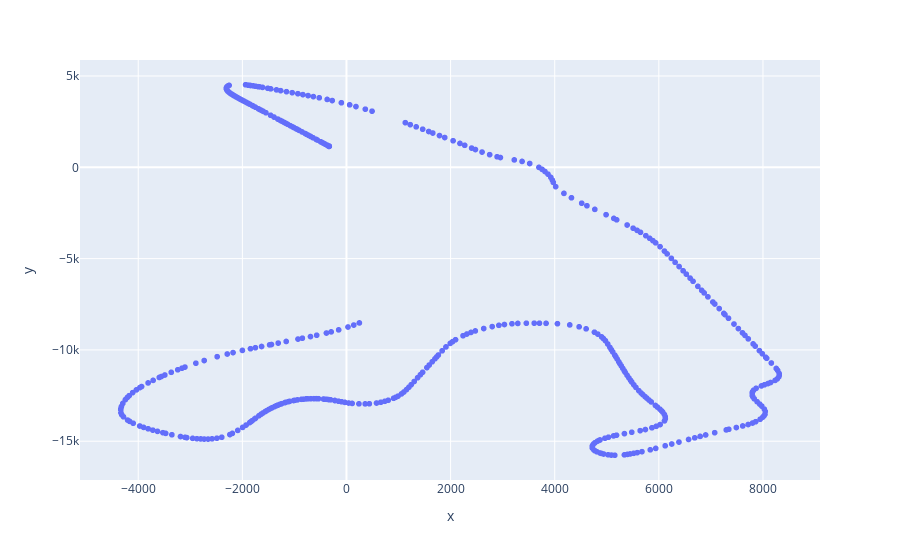

The notebook cell this image was saved under:
### Code cell
from plotly import express as px
df_temp = df[(df["DriverNo"] == "44") | (df["DriverNo_pos"] == "44")].iloc[22000:23500]
px.scatter(x = df_temp.X, y = df_temp.Y)

### Figure 1 — Plotly figure (JSON) as saved in the notebook; plotly's stock layout.template omitted (floating-point values rounded to 4 significant figures; data arrays with more than 128 entries replaced by an {"elided": "..."} marker saying what was removed)
{"data": [{"hovertemplate": "x=%{x}<br>y=%{y}<extra></extra>", "legendgroup": "", "marker": {"color": "#636efa", "symbol": "circle"}, "mode": "markers", "name": "", "showlegend": false, "type": "scattergl", "x": {"elided": "1500 int values"}, "xaxis": "x", "y": {"elided": "1500 int values"}, "yaxis": "y"}], "layout": {"legend": {"tracegroupgap": 0}, "margin": {"t": 60}, "xaxis": {"anchor": "y", "domain": [0, 1], "title": {"text": "x"}}, "yaxis": {"anchor": "x", "domain": [0, 1], "title": {"text": "y"}}}}
